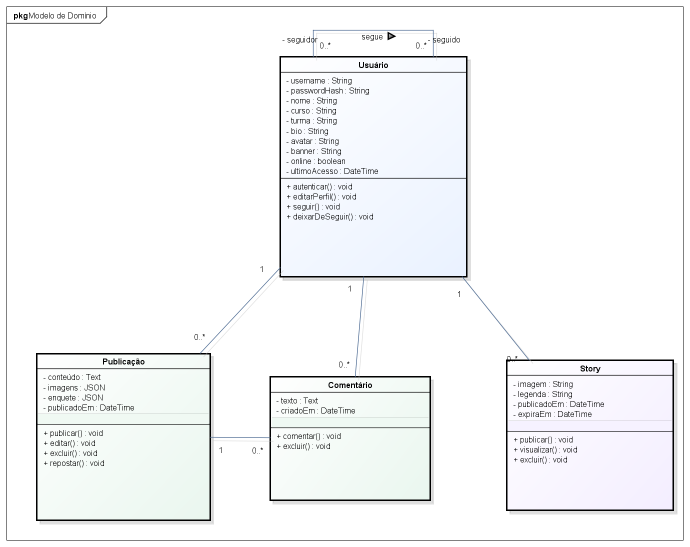
#> input picture tmp/docx-edited-images/image3.png, 1380 x 1093 px, found by its file name (shown at 1/2 size)
$ python analyze_diagram_rows.py
#> lines starting #> are read from the running program, lines starting #| are printed output that depends on the picture
from pathlib import Path
from PIL import Image
import numpy as np

ROOT = Path(r"C:\Users\Pablo\faenet-project\tmp\docx-inspect")
BOXES = {
    "image3.png": [(70, 422, 700, 1050), (535, 865, 745, 1010), (1005, 1355, 710, 1030)],
    "image4.png": [(60, 420, 665, 1020), (540, 890, 685, 990), (1020, 1395, 630, 1040)],
    "image5.png": [(45, 430, 670, 1025), (470, 825, 715, 1015), (900, 1270, 680, 1000)],
    "image7.png": [(1005, 1390, 100, 460)],
    "image8.png": [(1005, 1390, 100, 460)],
    "image9.png": [(1005, 1390, 100, 460)],
    "image10.png": [(35, 440, 670, 1120), (520, 915, 700, 1080), (1000, 1420, 650, 1120)],
}

for fn, boxes in BOXES.items():
    arr = np.array(Image.open(ROOT / fn).convert("L"))
    print(f"\n{fn}")
    for box in boxes:
        x1, x2, y1, y2 = box
        crop = arr[y1:y2, x1:x2]
        counts = (crop < 80).sum(axis=1)
        peaks = [(y1 + i, int(v)) for i, v in enumerate(counts) if v > (x2-x1)*0.45]
        print(box, peaks)
#> this loop made 3 passes
#| (70, 422, 700, 1050) [(706, 348), (707, 349), (708, 349), (737, 350), (848, 350), (1039, 350), (1040, 350), (1041, 350)]
#| (535, 865, 745, 1010) [(752, 321), (753, 322), (754, 323), (784, 323), (855, 323), (999, 323), (1000, 323), (1001, 323)]
#| (1005, 1355, 710, 1030) [(719, 334), (720, 334), (721, 335), (750, 336), (862, 336), (1019, 336), (1020, 336), (1021, 336)]
#> pass 1, `crop = arr[y1:y2, x1:x2]`:
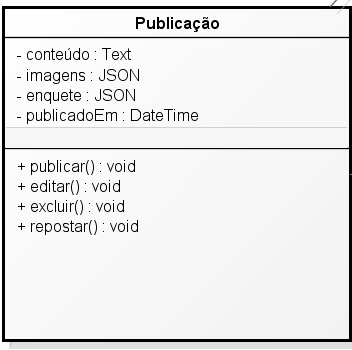
#> crop: shape (350, 352); min 0, max 255, mean 231.9
#> pass 2, `crop = arr[y1:y2, x1:x2]`:
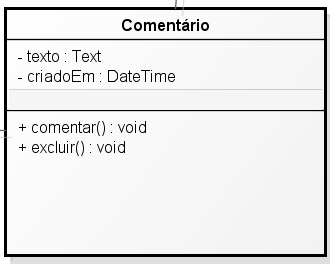
#> crop: shape (265, 330); min 0, max 255, mean 230.8
#> pass 3, `crop = arr[y1:y2, x1:x2]`:
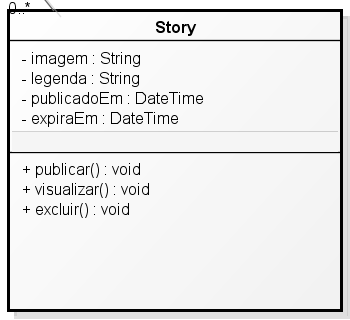
#> crop: shape (320, 350); min 0, max 255, mean 231
#> pass 2 of the loop `for fn, boxes in BOXES.items():`:
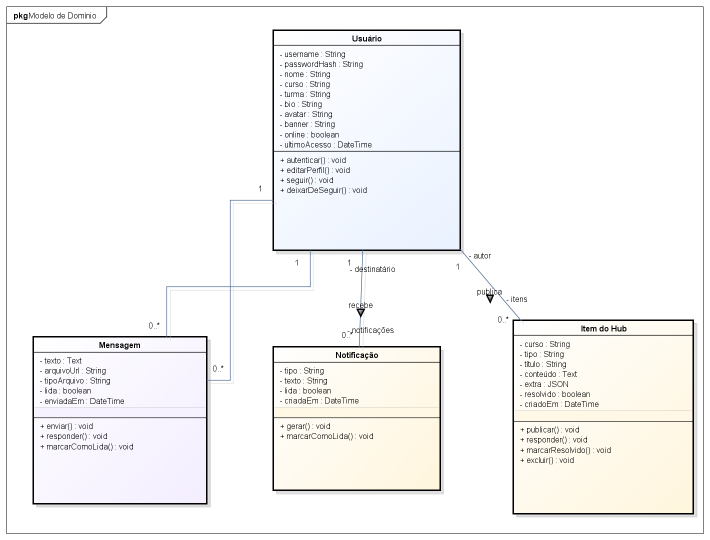
#> input picture tmp/docx-edited-images/image4.png, 1420 x 1080 px, found by its file name (shown at 1/2 size)
#> arr: shape (1080, 1420)
#> the loop `for box in boxes:` made 3 passes
#| (60, 420, 665, 1020) [(672, 348), (673, 348), (674, 349), (704, 350), (835, 350), (1006, 350), (1007, 350), (1008, 350)]
#| (540, 890, 685, 990) [(692, 335), (693, 335), (694, 336), (724, 337), (835, 337), (979, 337), (980, 337), (981, 337)]
#| (1020, 1395, 630, 1040) [(639, 361), (640, 361), (641, 362), (670, 363), (842, 363), (1026, 363), (1027, 363), (1028, 363)]
#> pass 1, `crop = arr[y1:y2, x1:x2]`:
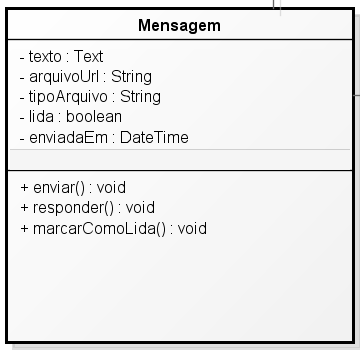
#> crop: shape (355, 360); min 0, max 255, mean 231.7
#> pass 3, `crop = arr[y1:y2, x1:x2]`:
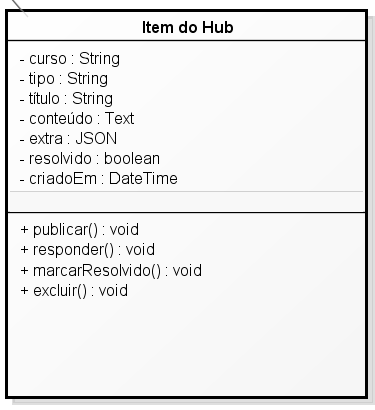
#> crop: shape (410, 375); min 0, max 255, mean 234.5
#> pass 3 of the loop `for fn, boxes in BOXES.items():`:
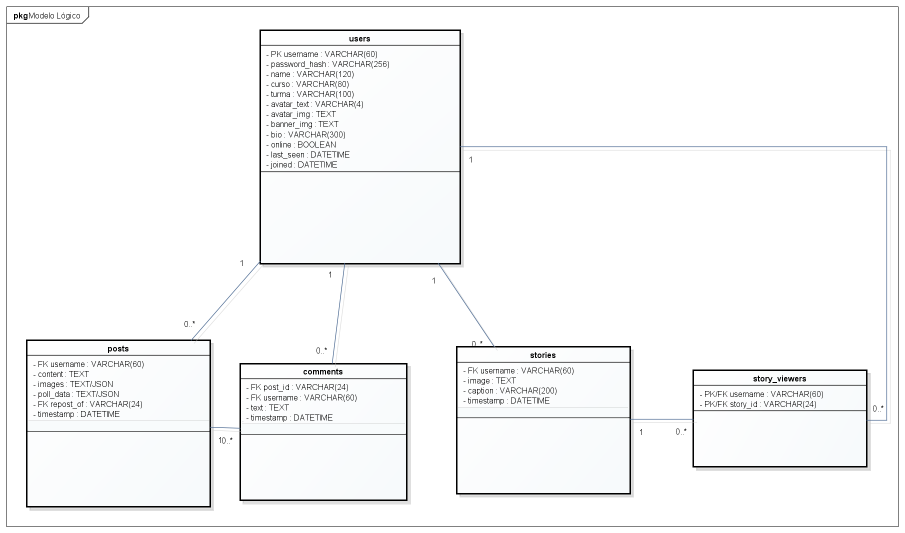
#> input picture tmp/docx-edited-images/image5.png, 1810 x 1066 px, found by its file name (shown at 1/2 size)
#> arr: shape (1066, 1810)
#> the loop `for box in boxes:` made 3 passes
#| (45, 430, 670, 1025) [(679, 368), (680, 368), (681, 369), (710, 370), (862, 370), (1012, 370), (1013, 370), (1014, 370)]
#| (470, 825, 715, 1015) [(726, 334), (727, 335), (728, 336), (757, 336), (868, 336), (999, 336), (1000, 336), (1001, 336)]
#| (900, 1270, 680, 1000) [(692, 347), (693, 348), (694, 349), (724, 350), (835, 350), (986, 350), (987, 350), (988, 350)]
#> pass 1, `crop = arr[y1:y2, x1:x2]`:
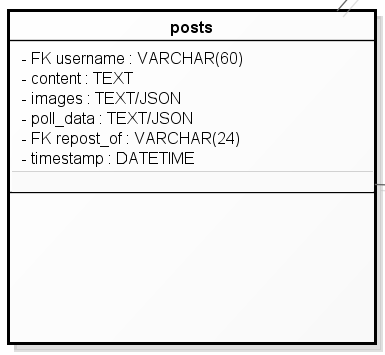
#> crop: shape (355, 385); min 0, max 255, mean 236.3
#> pass 3, `crop = arr[y1:y2, x1:x2]`:
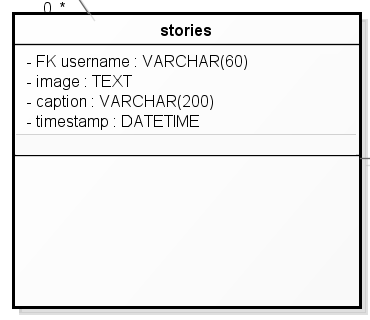
#> crop: shape (320, 370); min 0, max 255, mean 236.7
#> the loop made 7 passes; the first 3 are shown
